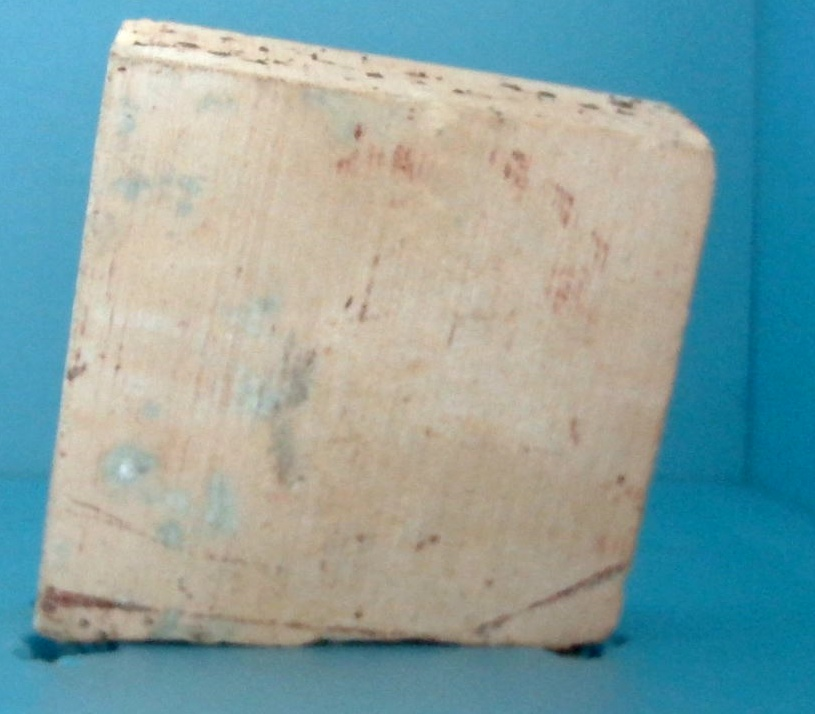
#> input picture roi2.jpg, 815 x 714 px
$ python hough.py
#> lines starting #> are read from the running program, lines starting #| are printed output that depends on the picture; after the words box and inside, x2 and y2 are one past the last pixel; in counts of white or black regions, pixels touching at a corner belong together
import cv2
import numpy as np

img = cv2.imread('roi2.jpg')
#> img is the input picture: shape (714, 815, 3); mean B, G, R 162.6, 162.9, 136.1

gray = cv2.cvtColor(img,cv2.COLOR_BGR2GRAY)
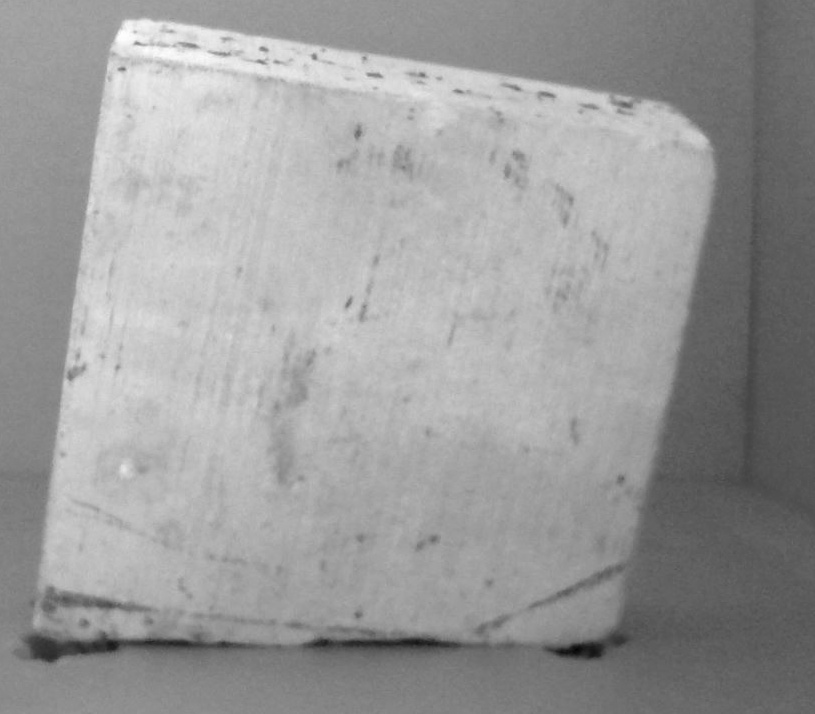
#> gray: shape (714, 815); min 3, max 254, mean 154.9

edges = cv2.Canny(gray,30,100)
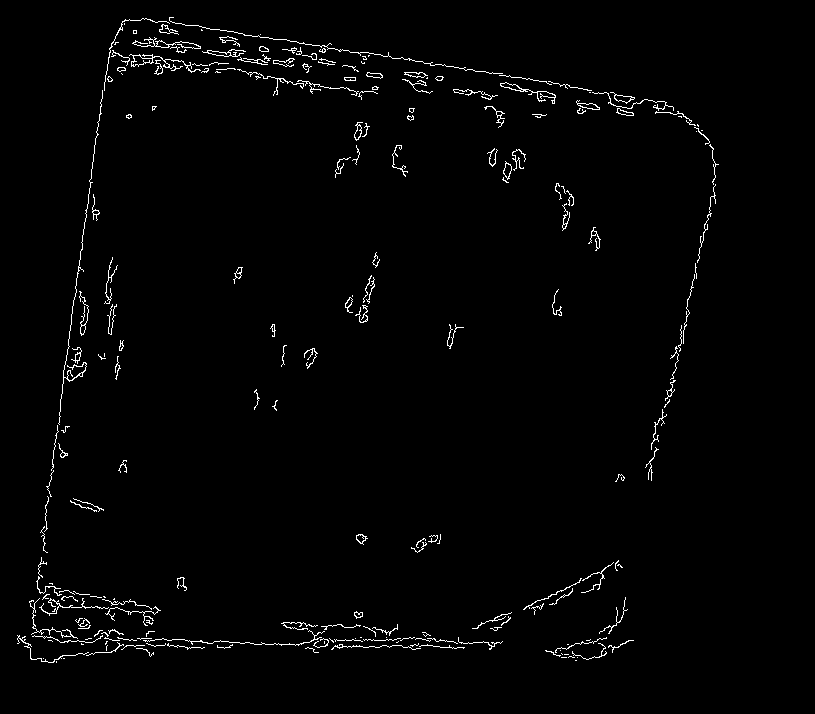
#> edges: shape (714, 815); 1.6% white in thin lines or dots, all inside (x1, y1, x2, y2) = (17, 17, 719, 663)

minLineLength = 20

maxLineGap = 15

lines = cv2.HoughLinesP( edges , 1 , np.pi/180 , 100 , minLineLength , maxLineGap )
#> lines = [[106, 74, 109, 52], [279, 644, 294, 644]]

for x1,y1,x2,y2 in  lines[0]:
    cv2.line( img , (x1,y1),(x2,y2),(0,255,0),2 )
#> this loop made 1 pass
#> img: shape (714, 815, 3); 0.01% of pixels changed, all inside (x1, y1, x2, y2) = (105, 51, 111, 76)

#cv2.imshow("gray",gray)
cv2.imshow("edges",edges)
cv2.imshow("lines",img)

cv2.waitKey()
cv2.destroyAllWindows()

$ run again, with roi1.jpg copied over roi2.jpg
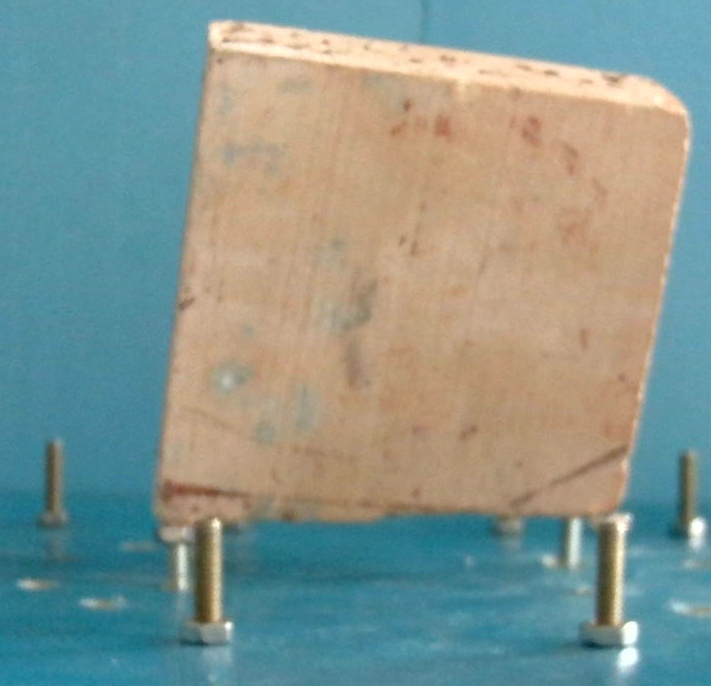
#> input picture roi1.jpg, 711 x 686 px
#> img is the input picture: shape (686, 711, 3); mean B, G, R 143.2, 150, 133.3
#> `gray = cv2.cvtColor(img,cv2.COLOR_BGR2GRAY)`:
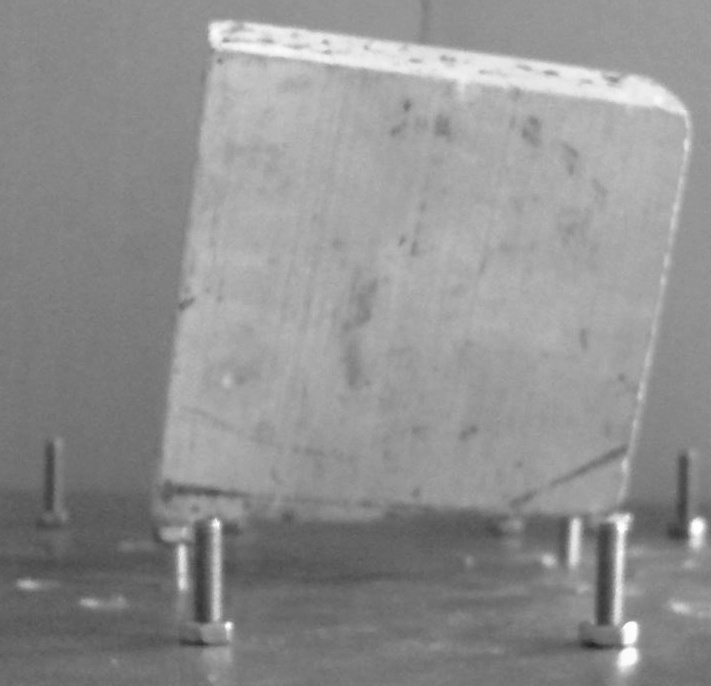
#> gray: shape (686, 711); min 35, max 255, mean 144.3
#> `edges = cv2.Canny(gray,30,100)`:
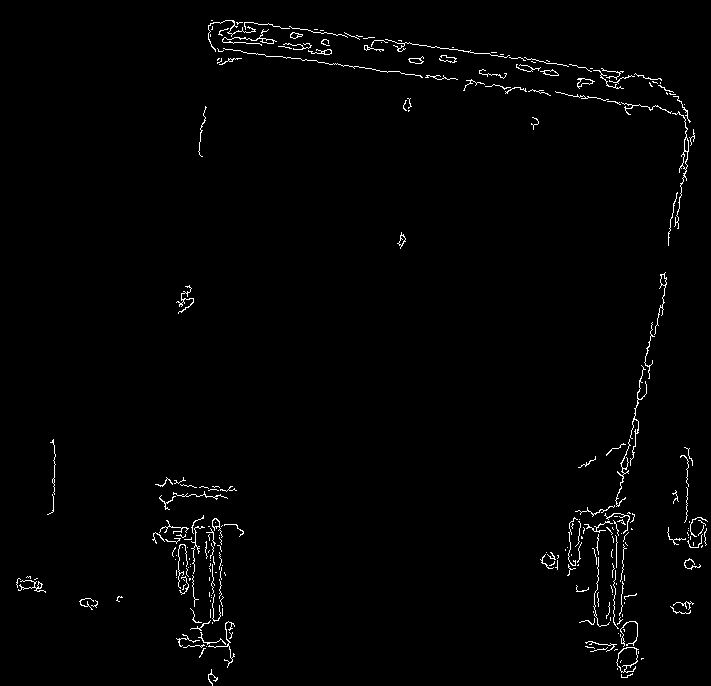
#> edges: shape (686, 711); 1.4% white in thin lines or dots
#> lines = [[359, 67, 375, 69], [410, 43, 425, 45]]
#> the loop `for x1,y1,x2,y2 in  lines[0]:` made 1 pass

$ run again, with roi4.jpg copied over roi2.jpg
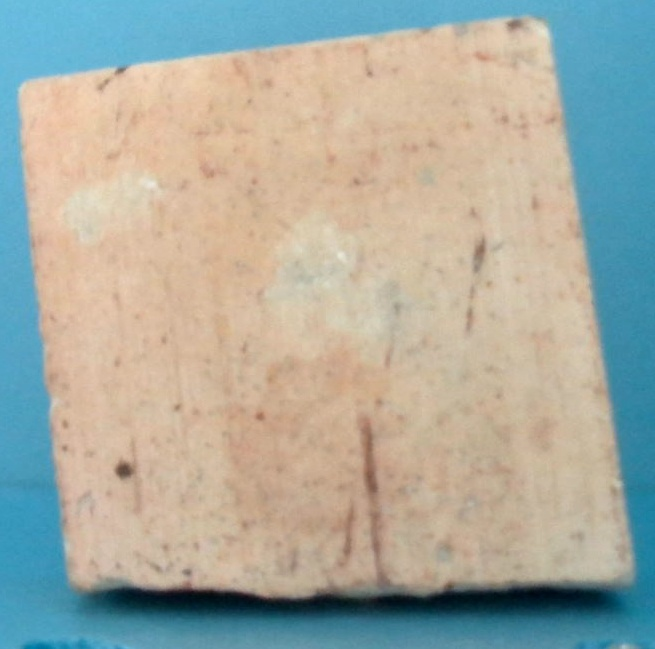
#> input picture roi4.jpg, 655 x 649 px
#> img is the input picture: shape (649, 655, 3); mean B, G, R 161.3, 171.7, 168.2
#> `gray = cv2.cvtColor(img,cv2.COLOR_BGR2GRAY)`:
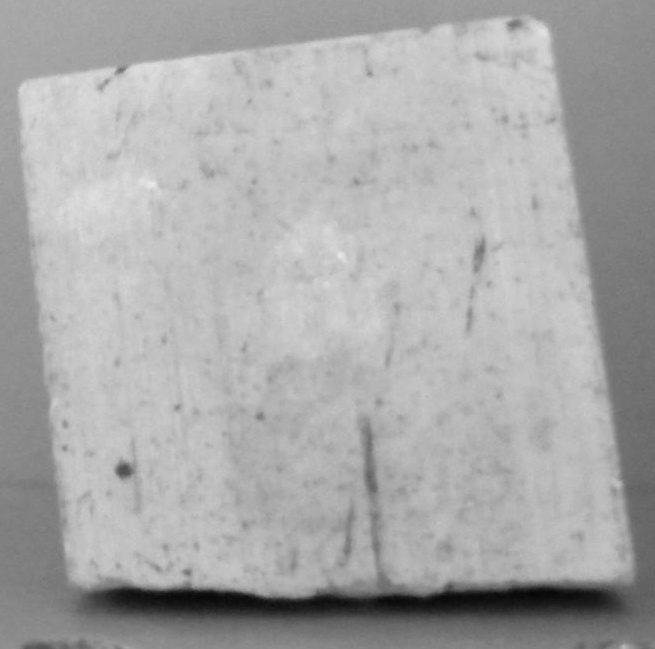
#> gray: shape (649, 655); min 6, max 233, mean 169.4
#> `edges = cv2.Canny(gray,30,100)`:
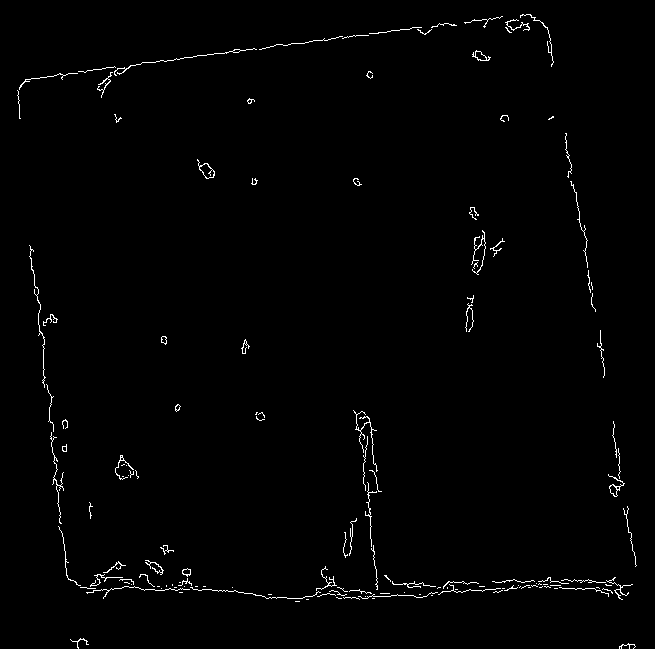
#> edges: shape (649, 655); 1.1% white in thin lines or dots
#> lines = [[180, 58, 196, 56], [585, 252, 587, 267], [387, 31, 407, 29]]
#> the loop `for x1,y1,x2,y2 in  lines[0]:` made 1 pass
